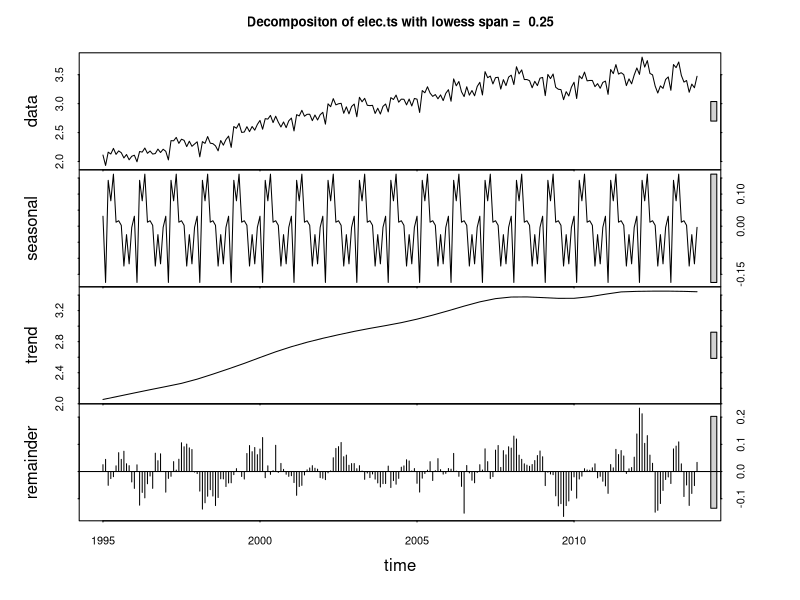

Source code (R): (Note: this script raises an error after producing the figure.)
ca = read.csv("CADairyProduction.csv", stringsAsFactors = FALSE)
ca = na.omit(ca)
summary(ca)
str(ca)
milk.ts = ts(ca[,5], start = 1995, frequency = 12)

ts.decomp <- function(df, col = 'elec.ts', span = 0.5, Mult = TRUE, is.df = TRUE){
  # if(Mult) temp = log(df[, col])  else temp = ts(df[, col]
  if(is.df) temp = log(df[, col])  
  else temp = df
  spans = span * length(temp)  
  fit <- stl(temp, s.window = "periodic", t.window = spans)
  plot(fit, main = paste('Decompositon of',col,'with lowess span = ', as.character(span)))
  fit$time.series
}

milk.decomp = ts.decomp(milk.ts, Mult = TRUE, is.df = FALSE, span = 0.25)
options(repr.pmales.extlot.width=8, repr.plot.height=6)
plot.acf(milk.decomp[, 3], is.df = FALSE)

#Arima model
ts.model = function(ts, col = 'remainder', order = c(0,0,1)){
  mod = arima(ts, order = order, include.mean = FALSE)
  print(mod)
  mod
}
milk.arima = ts.model(milk.decomp[, 3], col = 'ARIMA model for Milk Order', order = c(2,1,2))
milk.arima = ts.model(milk.decomp[, 3], col = 'ARIMA model for Milk Order', order = c(0,1,1))
milk.arima = ts.model(milk.decomp[, 3], col = 'ARIMA model for Milk Order', order = c(1,0,1))
milk.arima = ts.model(milk.decomp[, 3], col = 'ARIMA model for Milk Order', order = c(1,1,0))
milk.arima = ts.model(milk.decomp[, 3], col = 'ARIMA model for Milk Order', order = c(2,1,1))
milk.arima = ts.model(milk.decomp[, 3], col = 'ARIMA model for Milk Order', order = c(2,2,1))
milk.arima = ts.model(milk.decomp[, 3], col = 'ARIMA model for Milk Order', order = c(2,3,1))
milk.arima = ts.model(milk.decomp[, 3], col = 'ARIMA model for Milk Order', order = c(2,5,1))
milk.arima = ts.model(milk.decomp[, 3], col = 'ARIMA model for Milk Order', order = c(2,5,0))
milk.arima = ts.model(milk.decomp[, 3], col = 'ARIMA model for Milk Order', order = c(1,5,0))
milk.arima = ts.model(milk.decomp[, 3], col = 'ARIMA model for Milk Order', order = c(0,5,0))
